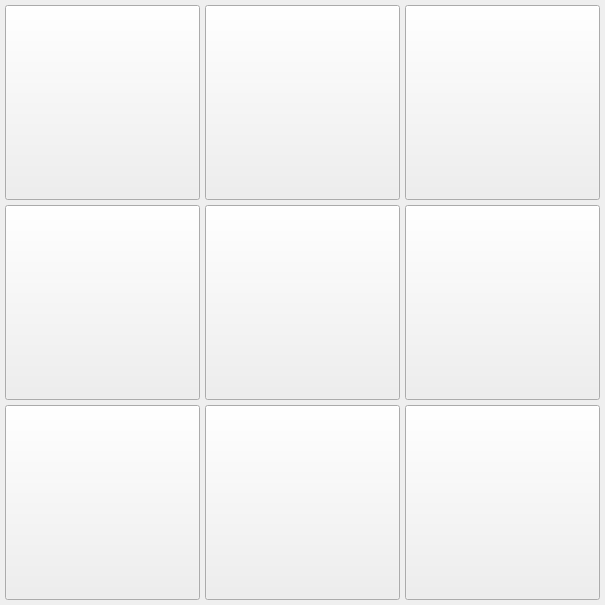
<?xml version="1.0" encoding="UTF-8"?>
<ui version="4.0">
 <class>Form</class>
 <widget class="QWidget" name="Form">
  <property name="geometry">
   <rect>
    <x>0</x>
    <y>0</y>
    <width>605</width>
    <height>605</height>
   </rect>
  </property>
  <property name="minimumSize">
   <size>
    <width>605</width>
    <height>605</height>
   </size>
  </property>
  <property name="maximumSize">
   <size>
    <width>605</width>
    <height>605</height>
   </size>
  </property>
  <property name="windowTitle">
   <string>Form</string>
  </property>
  <widget class="QPushButton" name="pushButton">
   <property name="geometry">
    <rect>
     <x>205</x>
     <y>205</y>
     <width>195</width>
     <height>195</height>
    </rect>
   </property>
   <property name="minimumSize">
    <size>
     <width>195</width>
     <height>195</height>
    </size>
   </property>
   <property name="font">
    <font>
     <pointsize>100</pointsize>
    </font>
   </property>
   <property name="text">
    <string/>
   </property>
  </widget>
  <widget class="QPushButton" name="pushButton_2">
   <property name="geometry">
    <rect>
     <x>5</x>
     <y>205</y>
     <width>195</width>
     <height>195</height>
    </rect>
   </property>
   <property name="minimumSize">
    <size>
     <width>195</width>
     <height>195</height>
    </size>
   </property>
   <property name="maximumSize">
    <size>
     <width>195</width>
     <height>195</height>
    </size>
   </property>
   <property name="font">
    <font>
     <pointsize>100</pointsize>
    </font>
   </property>
   <property name="text">
    <string/>
   </property>
  </widget>
  <widget class="QPushButton" name="pushButton_4">
   <property name="geometry">
    <rect>
     <x>205</x>
     <y>405</y>
     <width>195</width>
     <height>195</height>
    </rect>
   </property>
   <property name="minimumSize">
    <size>
     <width>195</width>
     <height>195</height>
    </size>
   </property>
   <property name="font">
    <font>
     <pointsize>100</pointsize>
    </font>
   </property>
   <property name="text">
    <string/>
   </property>
  </widget>
  <widget class="QPushButton" name="pushButton_5">
   <property name="geometry">
    <rect>
     <x>5</x>
     <y>405</y>
     <width>195</width>
     <height>195</height>
    </rect>
   </property>
   <property name="minimumSize">
    <size>
     <width>195</width>
     <height>195</height>
    </size>
   </property>
   <property name="font">
    <font>
     <pointsize>100</pointsize>
    </font>
   </property>
   <property name="text">
    <string/>
   </property>
  </widget>
  <widget class="QPushButton" name="pushButton_6">
   <property name="geometry">
    <rect>
     <x>5</x>
     <y>5</y>
     <width>195</width>
     <height>195</height>
    </rect>
   </property>
   <property name="minimumSize">
    <size>
     <width>195</width>
     <height>195</height>
    </size>
   </property>
   <property name="maximumSize">
    <size>
     <width>195</width>
     <height>195</height>
    </size>
   </property>
   <property name="font">
    <font>
     <pointsize>100</pointsize>
    </font>
   </property>
   <property name="text">
    <string/>
   </property>
  </widget>
  <widget class="QPushButton" name="pushButton_8">
   <property name="geometry">
    <rect>
     <x>205</x>
     <y>5</y>
     <width>195</width>
     <height>195</height>
    </rect>
   </property>
   <property name="minimumSize">
    <size>
     <width>195</width>
     <height>195</height>
    </size>
   </property>
   <property name="maximumSize">
    <size>
     <width>195</width>
     <height>195</height>
    </size>
   </property>
   <property name="font">
    <font>
     <pointsize>100</pointsize>
    </font>
   </property>
   <property name="text">
    <string/>
   </property>
  </widget>
  <widget class="QPushButton" name="pushButton_9">
   <property name="geometry">
    <rect>
     <x>405</x>
     <y>5</y>
     <width>195</width>
     <height>195</height>
    </rect>
   </property>
   <property name="minimumSize">
    <size>
     <width>195</width>
     <height>195</height>
    </size>
   </property>
   <property name="maximumSize">
    <size>
     <width>195</width>
     <height>195</height>
    </size>
   </property>
   <property name="font">
    <font>
     <pointsize>100</pointsize>
    </font>
   </property>
   <property name="text">
    <string/>
   </property>
  </widget>
  <widget class="QPushButton" name="pushButton_7">
   <property name="geometry">
    <rect>
     <x>405</x>
     <y>405</y>
     <width>195</width>
     <height>195</height>
    </rect>
   </property>
   <property name="minimumSize">
    <size>
     <width>195</width>
     <height>195</height>
    </size>
   </property>
   <property name="maximumSize">
    <size>
     <width>195</width>
     <height>195</height>
    </size>
   </property>
   <property name="font">
    <font>
     <pointsize>100</pointsize>
    </font>
   </property>
   <property name="text">
    <string/>
   </property>
  </widget>
  <widget class="QPushButton" name="pushButton_3">
   <property name="geometry">
    <rect>
     <x>405</x>
     <y>205</y>
     <width>195</width>
     <height>195</height>
    </rect>
   </property>
   <property name="minimumSize">
    <size>
     <width>195</width>
     <height>195</height>
    </size>
   </property>
   <property name="maximumSize">
    <size>
     <width>195</width>
     <height>195</height>
    </size>
   </property>
   <property name="font">
    <font>
     <pointsize>100</pointsize>
    </font>
   </property>
   <property name="text">
    <string/>
   </property>
  </widget>
 </widget>
 <resources/>
 <connections/>
</ui>
